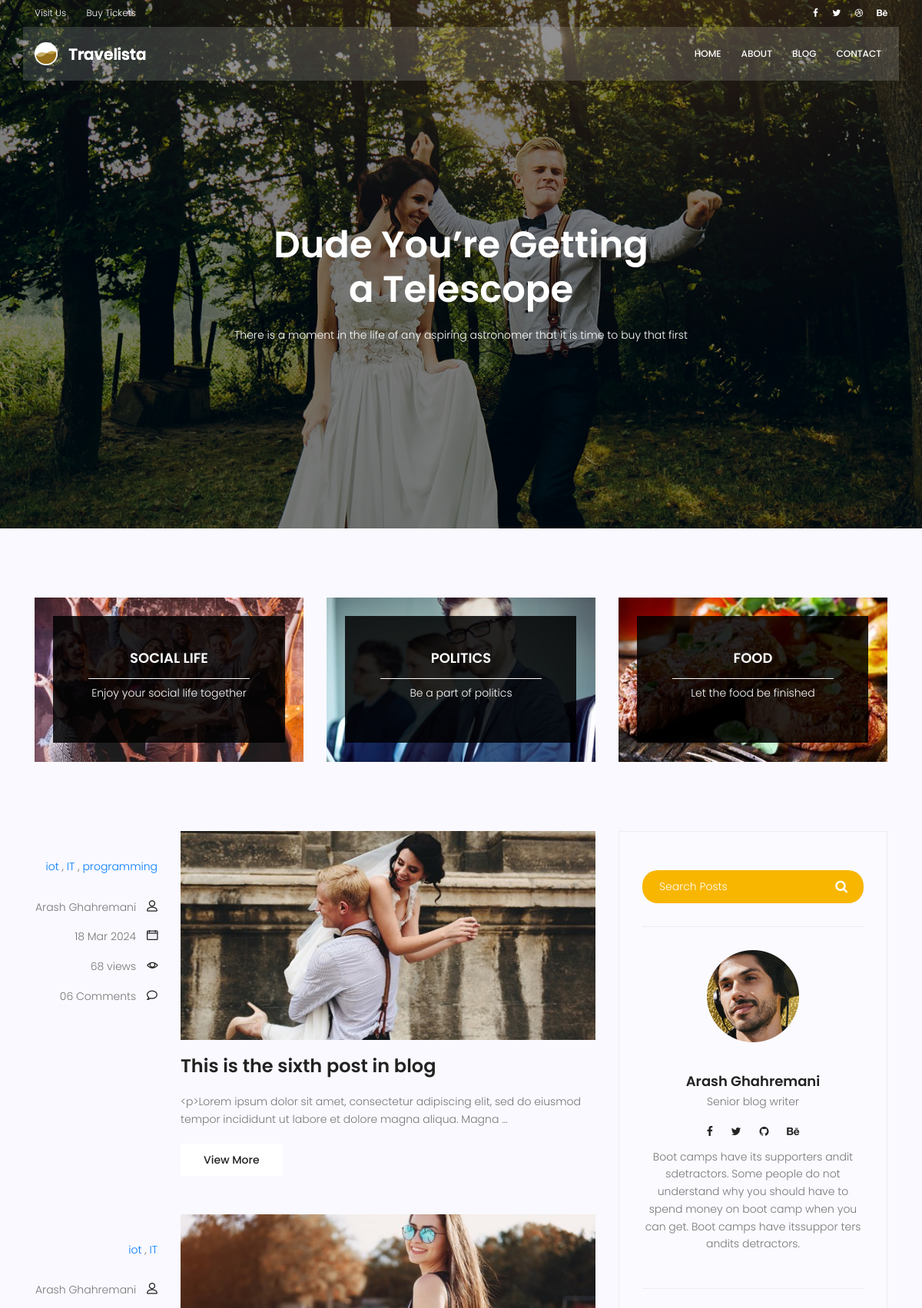
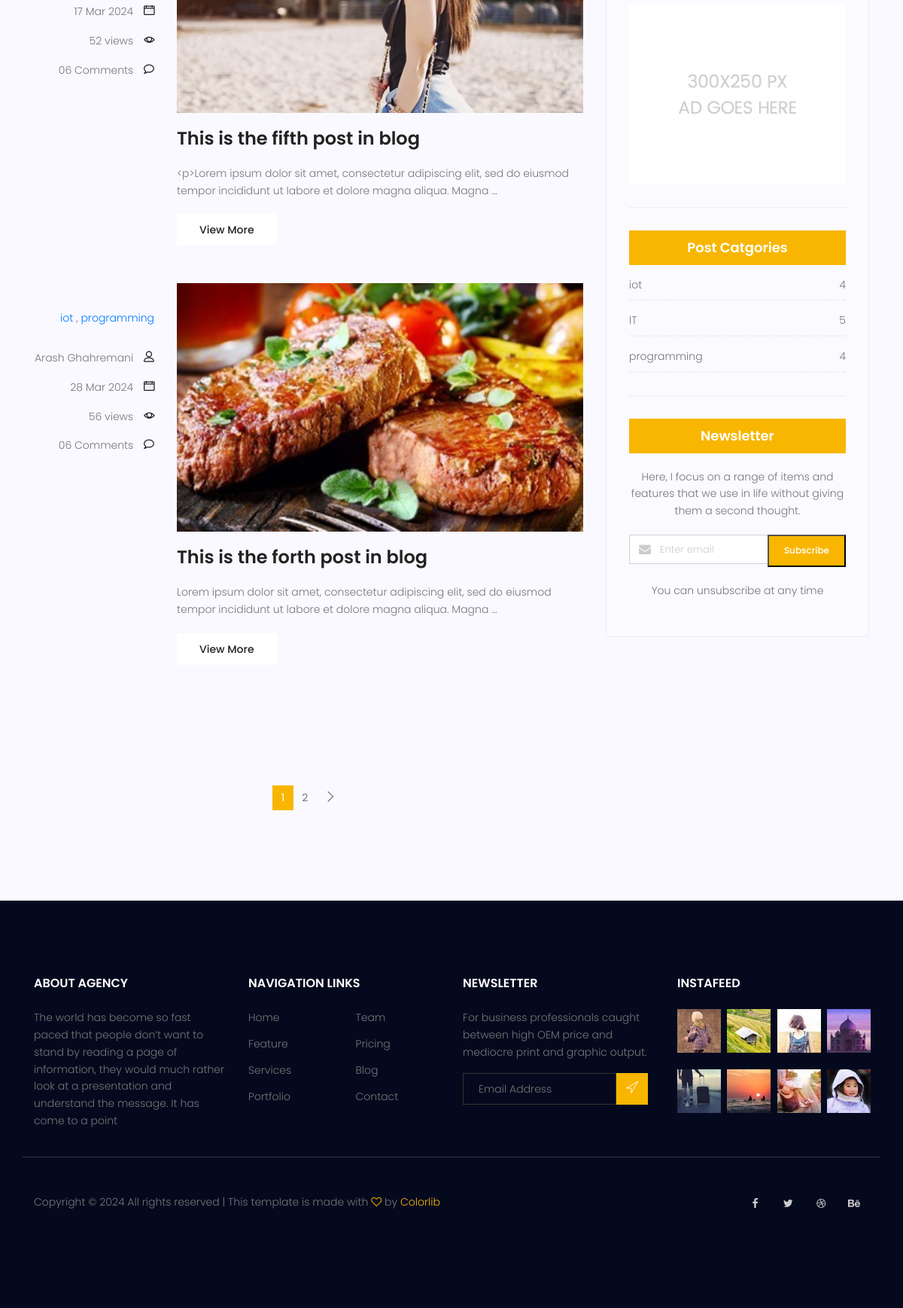
Screenshot of /blog/ with the database file from the repository (2 pictures, top to bottom).
### blog/models.py (models this page shows, shortened)
class Category(models.Model):
    name = models.CharField(max_length = 255)
    def __str__(self):
        return self.name

class Post (models.Model) :
    image = models.ImageField(upload_to = 'blog/',default = 'blog/default.jpg')
    author = models.ForeignKey(User,on_delete=models.SET_NULL,null=True)
    title = models.CharField (max_length = 200)
    content = models.TextField ()
    tags = TaggableManager()
    category = models.ManyToManyField (Category)
    counted_view = models.IntegerField (default = 0)
    status = models.BooleanField (default = False)
    published_date = models.DateTimeField (null = True)
    created_date = models.DateTimeField (auto_now_add = True)
    update_date = models.DateTimeField (auto_now = True)
    class Meta:
        ordering = ['-created_date']
    def excerpt(self) :
        return truncatewords(self.content,20)

### blog/views.py (the view)
# urls.py: path('', blog_view, name="index"),
def blog_view(request, **kwargs) :
    posts = Post.objects.filter(status = 1, published_date__lte = timezone.now())
    if kwargs.get('cat_name') != None:
        posts = posts.filter(category__name=kwargs['cat_name'])
    if kwargs.get('author_username') != None:
        posts = posts.filter(author__username = kwargs['author_username'])
    if kwargs.get('tag_name') != None:
        posts = posts.filter(tags__name__in=[kwargs['tag_name']])
    posts = Paginator (posts,3)
    try:
        page_number = request.GET.get ('page')
        posts = posts.get_page(page_number)
    except PageNotAnInteger:
        posts = posts.get_page(1)
    except EmptyPage:
        posts = posts.get_page(1)
    context = {'posts': posts}
    return render(request, "blog/blog-home.html", context)

### blog/templatetags/blog_tags.py (called while the page is built)
@register.inclusion_tag('blog/post-categories.html')
def postcategories() :
    posts = Post.objects.filter(status = 1)
    categories = Category.objects.all()
    cat_dict = {}
    for name in categories :
        cat_dict[name]=posts.filter(category=name).count()
    return {'categories':cat_dict}

### templates/blog/blog-home.html (shortened to what this page needs)
{% extends 'base.html' %}
{% load static %}
{% load blog_tags %}
{% block content %}
<section class="banner-area relative blog-home-banner" id="home">
	<div class="overlay overlay-bg"></div>
	<div class="container">
		<div class="row d-flex align-items-center justify-content-center">
			<div class="about-content blog-header-content col-lg-12">
				<h1 class="text-white">
					Dude You’re Getting
					a Telescope
				</h1>
				<p class="text-white">
					There is a moment in the life of any aspiring astronomer that it is time to buy that first
				</p>
			</div>
		</div>
	</div>
</section>
<section class="top-category-widget-area pt-90 pb-90 ">
	<div class="container">
		<div class="row">
			<div class="col-lg-4">
				<div class="single-cat-widget">
					<div class="content relative">
						<div class="overlay overlay-bg"></div>
						<a href="#" target="_blank">
							<div class="thumb">
								<img class="content-image img-fluid d-block mx-auto"
									src="{% static 'img/blog/cat-widget1.jpg' %}" alt="">
							</div>
							<div class="content-details">
								<h4 class="content-title mx-auto text-uppercase">Social life</h4>
								<span></span>
								<p>Enjoy your social life together</p>
							</div>
						</a>
					</div>
				</div>
			</div>
			<div class="col-lg-4">
				<div class="single-cat-widget">
					<div class="content relative">
						<div class="overlay overlay-bg"></div>
						<a href="#" target="_blank">
							<div class="thumb">
								<img class="content-image img-fluid d-block mx-auto"
									src="{% static 'img/blog/cat-widget2.jpg' %}" alt="">
							</div>
							<div class="content-details">
								<h4 class="content-title mx-auto text-uppercase">Politics</h4>
								<span></span>
								<p>Be a part of politics</p>
							</div>
						</a>
					</div>
				</div>
			</div>
			<div class="col-lg-4">
				<div class="single-cat-widget">
					<div class="content relative">
						<div class="overlay overlay-bg"></div>
						<a href="#" target="_blank">
							<div class="thumb">
								<img class="content-image img-fluid d-block mx-auto"
									src="{% static 'img/blog/cat-widget3.jpg' %}" alt="">
							</div>
							<div class="content-details">
								<h4 class="content-title mx-auto text-uppercase">Food</h4>
								<span></span>
								<p>Let the food be finished</p>
							</div>
						</a>
					</div>
				</div>
			</div>
		</div>
	</div>
</section>
<section class="post-content-area">
	<div class="container">
		<div class="row">
			<div class="col-lg-8 posts-list">
				{% for post in posts %}
				<div class="single-post row">
					<div class="col-lg-3  col-md-3 meta-details">
						<ul class="tags">
							{% for cat in post.category.all %}
								<a href="{% url 'blog:category' cat_name=cat.name %}"> {{ cat.name }}</a> {% if not forloop.last %},{% endif %}
							{% endfor %}
						</ul>
						<div class="user-details row">
							<p class="user-name col-lg-12 col-md-12 col-6"><a href="{% url 'blog:author' author_username=post.author.username %}">{{post.author.get_full_name}}</a>
								<span class="lnr lnr-user"></span></p>
							<p class="date col-lg-12 col-md-12 col-6"><a href="#">{{post.published_date|date:'d M Y'}}</a> <span
									class="lnr lnr-calendar-full"></span></p>
							<p class="view col-lg-12 col-md-12 col-6"><a href="#">{{post.counted_view}} views</a> <span
									class="lnr lnr-eye"></span></p>
							<p class="comments col-lg-12 col-md-12 col-6"><a href="#">06 Comments</a> <span
									class="lnr lnr-bubble"></span></p>
						</div>
					</div>
					<div class="col-lg-9 col-md-9 ">
						<div class="feature-img">
							<img class="img-fluid" src="{{post.image.url}}" alt="">
						</div>
						<a class="posts-title" href="{% url 'blog:single' pid=post.id%}">
							<h3>{{post.title}}</h3>
						</a>
						<p class="excert">
							{{post.excerpt}}
						</p>
						<a href={{post.id}} class="primary-btn">View More</a>
					</div>
				</div>
				{% endfor%}
				<nav class="blog-pagination justify-content-center d-flex">
					<ul class="pagination">
						{% for i in posts.paginator.page_range %}
						{% if posts.number == i %}
							<li class="page-item active"><a href="?page={{i}}" class="page-link">{{i}}</a></li>
							{% else %}
							<li class="page-item"><a href="?page={{i}}" class="page-link">{{i}}</a></li>
						{% endif %}
						{% endfor %}
						{% if posts.has_next %}
						<li class="page-item">
							<a href="?page={{ posts.next_page_number }}" class="page-link" aria-label="Next">
								<span aria-hidden="true">
									<span class="lnr lnr-chevron-right"></span>
								</span>
							</a>
						</li>
						{% endif %}
					</ul>
			</nav>
			</div>
			<div class="col-lg-4 sidebar-widgets">
				<div class="widget-wrap">
						{% include 'blog/blog-search.html' %}
						{% include 'blog/blog-writer.html' %}
					    {% include 'blog/blog-ads.html' %}
						{% postcategories %}
						<div class="single-sidebar-widget newsletter-widget">
							<h4 class="newsletter-title">Newsletter</h4>
							<p>
								Here, I focus on a range of items and features that we use in life without
								giving them a second thought.
							</p>
							<form action="{% url 'website:newsletter' %}" method="post" class="subscription relative">
								<div class="form-group d-flex flex-row">
									<div class="col-autos">
										<div class="input-group">
											<div class="input-group-prepend">
												<div class="input-group-text"><i class="fa fa-envelope" aria-hidden="true"></i>
												</div>
											</div>
											<input type="email" class="form-control" id="inlineFormInputGroup" name="email"
												placeholder="Enter email" onfocus="this.placeholder = ''"
												onblur="this.placeholder = 'Enter email'">
										</div>
									</div>
									<button type="submit" class="bbtns">Subscribe</button>
								</div>
							</form>
							<p class="text-bottom">
								You can unsubscribe at any time
							</p>
						</div>
				</div>
			</div>
		</div>
	</div>
</section>
{% endblock%}

### templates/blog/post-categories.html
{% load static %}
<div class="single-sidebar-widget post-category-widget">
    <h4 class="category-title">Post Catgories</h4>
    <ul class="cat-list">
        {% for name,count in categories.items %}
        <li>
            <a href="{% url 'blog:category' cat_name=name %}" class="d-flex justify-content-between">
                <p>{{name}}</p>
                <p>{{count}}</p>
            </a>
        </li>
        {% endfor %}
    </ul>
</div>

### rows the page displays
Post: author.get_full_name "Arash Ghahremani", published_date "18 Mar 2024", counted_view "68", image (picture), title "This is the sixth post in blog", excerpt "<p>Lorem ipsum dolor sit amet, consectetur adipiscing elit, sed do eiusmod tempor incididunt ut labore et dolore magna aliqua. Magna …"
Category: name "iot", count "4"
Category: name "IT", count "5"
Category: name "programming", count "4"
Post: author.get_full_name "Arash Ghahremani", published_date "17 Mar 2024", counted_view "52", image (picture), title "This is the fifth post in blog", excerpt "<p>Lorem ipsum dolor sit amet, consectetur adipiscing elit, sed do eiusmod tempor incididunt ut labore et dolore magna aliqua. Magna …"
Post: author.get_full_name "Arash Ghahremani", published_date "28 Mar 2024", counted_view "56", image (picture), title "This is the forth post in blog", excerpt "Lorem ipsum dolor sit amet, consectetur adipiscing elit, sed do eiusmod tempor incididunt ut labore et dolore magna aliqua. Magna …"

### other values shown
{{ i }} "1"
{{ i }} "2"
